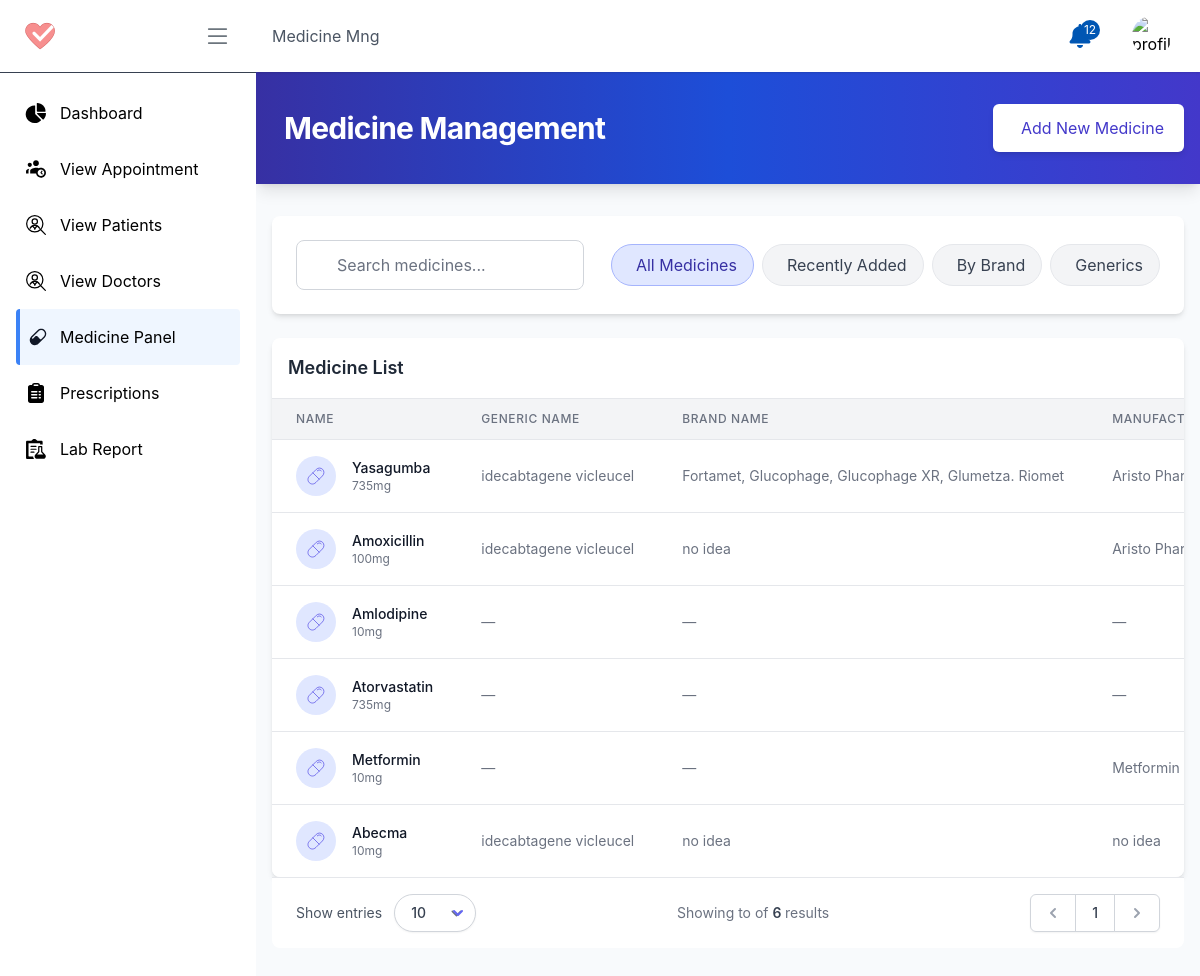
Screenshot of /m/medicine-mng/ with the database file from the repository.
### patient/models.py (models this page shows, shortened)
class Medicine(models.Model):
    uuid = models.UUIDField(default=uuid.uuid4, editable=False)
    name               = models.CharField(max_length=255)
    generic_name       = models.CharField(max_length=255, blank=True)
    brand_name         = models.CharField(max_length=255, blank=True)
    manufacturer        = models.CharField(max_length=255, blank=True)
    description        = models.TextField(blank=True)
    default_dosage     = models.CharField(max_length=50, blank=True)
    default_frequency  = models.CharField(max_length=100, blank=True)
    instructions       = models.TextField(blank=True,
                                help_text="E.g. 'Take with food…'")
    side_effects = models.TextField(blank=True,
                                help_text="E.g. 'May cause dizziness…'")
    created_at         = models.DateTimeField(auto_now_add=True)
    updated_at         = models.DateTimeField(auto_now=True)
    class Meta:
        ordering = ['name']
        verbose_name = 'Medicine'
        verbose_name_plural = 'Medicines'

### management/views.py (the view, shortened to what this page needs)
# urls.py: path('medicine-mng/', medicineMng, name='medicineMng'),
def medicineMng(request):
    medicines = Medicine.objects.all().order_by('-created_at')
    per_page = int(request.GET.get('per_page', 10))
    paginator = Paginator(medicines, per_page)
    page_num = request.GET.get('page')
    try:
        page_obj = paginator.page(page_num)
    except PageNotAnInteger:
        page_obj = paginator.page(1)
    except EmptyPage:
        page_obj = paginator.page(paginator.num_pages)
    per_page_options = [10, 25, 50, 100]
    context = {
        'medicines': page_obj,
        'paginator': paginator,
        'per_page': per_page,
        'per_page_options': per_page_options,
    }
    return render(request, 'pages/management/medicine_management.html', context)

### home/templatetags/url_resolver.py (called while the page is built)
@register.simple_tag
def role_to_url(role, destination):
    try:
        return reverse(f"{role}:{destination}")
    except NoReverseMatch:
        return "#"  # fallback URL if the view is not found

### templates/pages/management/medicine_management.html (shortened to what this page needs)
{% extends "pages/management/M_base.html" %}
{% load static %}
{% block pageof %} Medicine Mng {% endblock pageof %}
{% block linkPageof %} {% url 'management:medicineMng' %} {% endblock linkPageof %}
{% block content %}
{% load static %}
<div id="medicineManagementApp" class="relative">
    <div class="bg-gradient-to-r from-indigo-800 via-blue-700 to-indigo-700 text-white shadow-lg">
        <div class="container mx-auto px-4 py-8">
            <div class="flex flex-col md:flex-row justify-between items-center">
                <div class="flex items-center mb-4 md:mb-0">
                    <h1 class="text-3xl font-bold tracking-tight">Medicine Management</h1>
                </div>
                <button id="openAddDialogBtn"
                        class="bg-white text-indigo-700 px-5 py-3 rounded-md shadow-md hover:bg-blue-50 transition duration-300 flex items-center transform hover:scale-105">
                     Add New Medicine
                </button>
            </div>
        </div>
    </div>
    <div class="container mx-auto px-4 py-8">
        <div class="bg-white rounded-lg shadow-md p-6 mb-6">
            <div class="flex flex-col lg:flex-row lg:items-center lg:justify-between gap-4">
                <div class="relative w-full lg:w-1/3">
                    <input type="text" id="searchInput"
                           class="w-full pl-10 pr-4 py-3 border border-gray-300 rounded-lg focus:outline-none focus:ring-2 focus:ring-indigo-500 transition-all duration-300"
                           placeholder="Search medicines...">
                    <div class="absolute inset-y-0 left-0 pl-3 flex items-center pointer-events-none">
                    </div>
                </div>
                <div class="flex flex-wrap gap-2">
                    <button data-filter="all" class="filter-btn bg-indigo-100 text-indigo-800 border-indigo-300 px-4 py-2 rounded-full border flex items-center transition-all duration-200">
                        <span>All Medicines</span>
                    </button>
                    <button data-filter="recent" class="filter-btn bg-gray-100 text-gray-700 border-gray-200 hover:bg-gray-200 px-4 py-2 rounded-full border flex items-center transition-all duration-200">
                        <span>Recently Added</span>
                    </button>
                    <button data-filter="brand" class="filter-btn bg-gray-100 text-gray-700 border-gray-200 hover:bg-gray-200 px-4 py-2 rounded-full border flex items-center transition-all duration-200">
                        <span>By Brand</span>
                    </button>
                    <button data-filter="generic" class="filter-btn bg-gray-100 text-gray-700 border-gray-200 hover:bg-gray-200 px-4 py-2 rounded-full border flex items-center transition-all duration-200">
                        <span>Generics</span>
                    </button>
                </div>
            </div>
        </div>
        <div class="bg-white rounded-lg shadow-md overflow-hidden">
            <div class="flex justify-between items-center p-4 border-b border-gray-200">
                <h2 class="text-lg font-semibold text-gray-800">Medicine List</h2>
            </div>
            <div class="overflow-x-auto">
                <table class="min-w-full divide-y divide-gray-200">
                    <thead class="bg-gray-100">
                        <tr>
                            <th data-sort="name" class="sort-header px-6 py-3 text-left text-xs font-medium text-gray-500 uppercase tracking-wider cursor-pointer hover:bg-gray-200">
                                <div class="flex items-center">
                                    Name
                                </div>
                            </th>
                            <th data-sort="generic_name" class="sort-header px-6 py-3 text-left text-xs font-medium text-gray-500 uppercase tracking-wider cursor-pointer hover:bg-gray-200">
                                <div class="flex items-center">
                                    Generic Name
                                </div>
                            </th>
                            <th data-sort="brand_name" class="sort-header px-6 py-3 text-left text-xs font-medium text-gray-500 uppercase tracking-wider cursor-pointer hover:bg-gray-200">
                                <div class="flex items-center">
                                    Brand Name
                                </div>
                            </th>
                            <th data-sort="manufacturer" class="sort-header px-6 py-3 text-left text-xs font-medium text-gray-500 uppercase tracking-wider cursor-pointer hover:bg-gray-200">
                                <div class="flex items-center">
                                    Manufacturer
                                </div>
                            </th>
                        </tr>
                    </thead>
                    <tbody id="medicineTableBody" class="bg-white divide-y divide-gray-200">
                        {% for medicine in medicines %}
                            <tr class="medicine-row hover:bg-gray-50 transition duration-150"
                                data-medicine="{{ medicine.uuid }}"
                                data-generic="{{ medicine.generic_name|yesno:"true,false" }}"
                                data-brand="{{ medicine.brand_name|yesno:"true,false" }}"
                                data-created="{{ medicine.created_at|date:'Y-m-d' }}">
                                <td class="px-6 py-4 whitespace-nowrap">
                                    <div class="flex items-center">
                                        <div class="flex-shrink-0 h-10 w-10 bg-indigo-100 rounded-full flex items-center justify-center">
                                        </div>
                                        <div class="ml-4">
                                            <div class="text-sm font-medium text-gray-900">{{ medicine.name }}</div>
                                            {% if medicine.default_dosage %}
                                                <div class="text-xs text-gray-500">{{ medicine.default_dosage }}</div>
                                            {% endif %}
                                        </div>
                                    </div>
                                </td>
                                <td class="px-6 py-4 whitespace-nowrap">
                                    <div class="text-sm text-gray-500">{{ medicine.generic_name|default:"—" }}</div>
                                </td>
                                <td class="px-6 py-4 whitespace-nowrap">
                                    <div class="text-sm text-gray-500">{{ medicine.brand_name|default:"—" }}</div>
                                </td>
                                <td class="px-6 py-4 whitespace-nowrap">
                                    <div class="text-sm text-gray-500">{{ medicine.manufacturer|default:"—" }}</div>
                                </td>
                            </tr>
                        {% endfor %}
                    </tbody>
                </table>
            </div>
        </div>
        <div class="bg-white border-t border-gray-200 rounded-b-lg">
            <div class="flex flex-col lg:flex-row items-center justify-between py-4 px-4 md:px-6 space-y-4 lg:space-y-0">
            <form method="get" class="flex items-center space-x-3 w-full lg:w-auto" id="perPageForm">
                <span class="text-gray-600 text-sm whitespace-nowrap">Show entries</span>
                <div class="relative">
                <select name="per_page" onchange="document.getElementById('perPageForm').submit()"
                        class="appearance-none pl-4 pr-10 py-2 border border-gray-300 bg-white rounded-full text-sm font-medium text-gray-700 shadow-sm hover:border-indigo-300 focus:outline-none focus:ring-2 focus:ring-indigo-500 focus:border-indigo-500 transition-all duration-200 cursor-pointer">
                    {% for n in per_page_options %}
                    <option value="{{ n }}" {% if per_page == n %}selected{% endif %}>{{ n }}</option>
                    {% endfor %}
                </select>
                <div class="pointer-events-none absolute inset-y-0 right-0 flex items-center px-2 text-indigo-500">
                </div>
                </div>
            </form>
            <div class="hidden sm:block text-center lg:text-left text-sm text-gray-500">
                Showing
                to
                of
                <span class="font-semibold text-gray-700">
                {{ paginator.count }}
                </span>
                results
            </div>
            <div class="w-full lg:w-auto flex justify-center lg:justify-end">
                <nav class="relative z-0 inline-flex shadow-sm -space-x-px rounded-md" aria-label="Pagination">
                {% if appointments.has_previous %}
                    <a href="?page={{ appointments.previous_page_number }}&per_page={{ per_page }}"
                    class="relative inline-flex items-center px-3 py-2 rounded-l-md border border-gray-300 bg-white text-sm font-medium text-gray-700 hover:bg-gray-50 transition duration-150">
                    <span class="sr-only">Previous</span>
                    <svg class="h-5 w-5" fill="currentColor" viewBox="0 0 20 20">
                        <path fill-rule="evenodd"
                            d="M12.707 5.293a1 1 0 010 1.414L9.414 10l3.293 3.293a1 1 0
                                01-1.414 1.414l-4-4a1 1 0
                                010-1.414l4-4a1 1 0 011.414 0z"
                            clip-rule="evenodd"/>
                    </svg>
                    </a>
                {% else %}
                    <span class="relative inline-flex items-center px-3 py-2 rounded-l-md border border-gray-300 bg-white text-sm font-medium text-gray-400 cursor-not-allowed disabled:opacity-50">
                    <svg class="h-5 w-5" fill="currentColor" viewBox="0 0 20 20">
                        <path fill-rule="evenodd"
                            d="M12.707 5.293a1 1 0 010 1.414L9.414 10l3.293 3.293a1 1 0
                                01-1.414 1.414l-4-4a1 1 0
                                010-1.414l4-4a1 1 0 011.414 0z"
                            clip-rule="evenodd"/>
                    </svg>
                    </span>
                {% endif %}
                {% for num in paginator.page_range %}
                    {% if num >= appointments.number|add:-2 and num <= appointments.number|add:2 %}
                    {% if num == appointments.number %}
                        <span aria-current="page"
                            class="relative inline-flex items-center px-4 py-2 border border-indigo-500 bg-indigo-50 text-sm font-medium text-indigo-600">
                        {{ num }}
                        </span>
                    {% else %}
                        <a href="?page={{ num }}&per_page={{ per_page }}"
                        class="relative inline-flex items-center px-4 py-2 border border-gray-300 bg-white text-sm font-medium text-gray-700 hover:bg-gray-50 transition duration-150">
                        {{ num }}
                        </a>
                    {% endif %}
                    {% elif num == 1 or num == paginator.num_pages %}
                    <a href="?page={{ num }}&per_page={{ per_page }}"
                        class="relative inline-flex hidden md:inline-flex items-center px-4 py-2 border border-gray-300 bg-white text-sm font-medium text-gray-700 hover:bg-gray-50 transition duration-150">
                        {{ num }}
                    </a>
                    {% elif num == appointments.number|add:-3 or num == appointments.number|add:3 %}
                    <span class="relative inline-flex hidden md:inline-flex items-center px-4 py-2 border border-gray-300 bg-white text-sm font-medium text-gray-700">
                        …
                    </span>
                    {% endif %}
                {% endfor %}
                {% if appointments.has_next %}
                    <a href="?page={{ appointments.next_page_number }}&per_page={{ per_page }}"
                    class="relative inline-flex items-center px-3 py-2 rounded-r-md border border-gray-300 bg-white text-sm font-medium text-gray-700 hover:bg-indigo-50 hover:text-indigo-600 transition duration-150">
                    <span class="sr-only">Next</span>
                    <svg class="h-5 w-5" fill="currentColor" viewBox="0 0 20 20">
                        <path fill-rule="evenodd"
                            d="M7.293 14.707a1 1 0
                                010-1.414L10.586 10 7.293 6.707a1 1 0
                                011.414-1.414l4 4a1 1 0 010 1.414l-4 4a1 1 0
                                01-1.414 0z"
                            clip-rule="evenodd"/>
                    </svg>
                    </a>
                {% else %}
                    <span class="relative inline-flex items-center px-3 py-2 rounded-r-md border border-gray-300 bg-white text-sm font-medium text-gray-400 cursor-not-allowed disabled:opacity-50">
                    <svg class="h-5 w-5" fill="currentColor" viewBox="0 0 20 20">
                        <path fill-rule="evenodd"
                            d="M7.293 14.707a1 1 0
                                010-1.414L10.586 10 7.293 6.707a1 1 0
                                011.414-1.414l4 4a1 1 0 010 1.414l-4 4a1 1 0
                                01-1.414 0z"
                            clip-rule="evenodd"/>
                    </svg>
                    </span>
                {% endif %}
                </nav>
            </div>
            </div>
        </div>
    </div>
</div>
{% endblock content %}

### rows the page displays
Medicine: name "Yasagumba", default_dosage "735mg", generic_name "idecabtagene vicleucel", brand_name "Fortamet, Glucophage, Glucophage XR, Glumetza. Riomet", manufacturer "Aristo…"
Medicine: name "Amoxicillin", default_dosage "100mg", generic_name "idecabtagene vicleucel", brand_name "no idea", manufacturer "Aristo…"
Medicine: name "Amlodipine", default_dosage "10mg", generic_name "—", brand_name "—", manufacturer "—"
Medicine: name "Atorvastatin", default_dosage "735mg", generic_name "—", brand_name "—", manufacturer "—"
Medicine: name "Metformin", default_dosage "10mg", generic_name "—", brand_name "—", manufacturer "Metformin"
Medicine: name "Abecma", default_dosage "10mg", generic_name "idecabtagene vicleucel", brand_name "no idea", manufacturer "no idea"

### other values shown
{{ paginator.count }} "6"
{{ num }} "1"
form field per_page "10"
